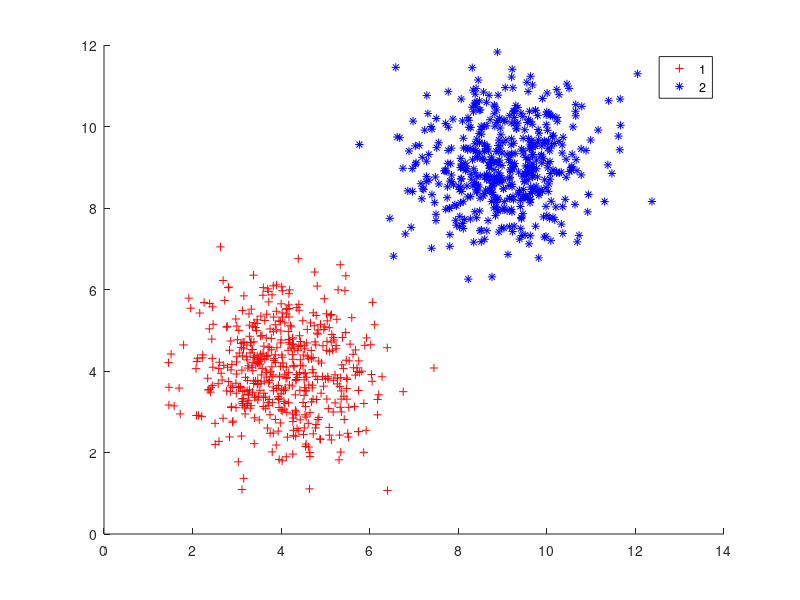

Source code (MATLAB): (Note: this script raises an error after producing the figure.)
N1=[4,4];
N2=[9,9];

sinif1=repmat(N1,500,1)+randn(500,2);
sinif2=repmat(N2,500,1)+randn(500,2);

etiket1=ones(500,1);
etiket2=2*ones(500,1);

tumSiniflar=[sinif1;sinif2];
tumEtiketler=[etiket1;etiket2];

gscatter(tumSiniflar(:,1),tumSiniflar(:,2),tumEtiketler,'rb','+*');

model=fitcnb(tumSiniflar,tumEtiketler);

etiketp=predict(model,tumSiniflar);

oran=sum(etiketp==tumEtiketler)/length(tumEtiketler)*100

[X,Y]=meshgrid(-3:0.2:20);
mu1=mean(sinif1);
std1=std(sinif1);

Z=1/sqrt(2*pi)*norm(std1)*...
    exp((-(X-mu1(1)).^2-(Y-mu1(2)).^2)/(2*norm(std1)));

hold on;
surf(X,Y,Z,'FaceAlpha',0.2,'FaceColor','r');
hold off;

mu2=mean(sinif2);
std2=std(sinif2);

Z=1/sqrt(2*pi)*norm(std2)*...
    exp((-(X-mu2(1)).^2-(Y-mu2(2)).^2)/(2*norm(std2)));

hold on;
surf(X,Y,Z,'FaceAlpha',0.2,'FaceColor','b');
hold off;




